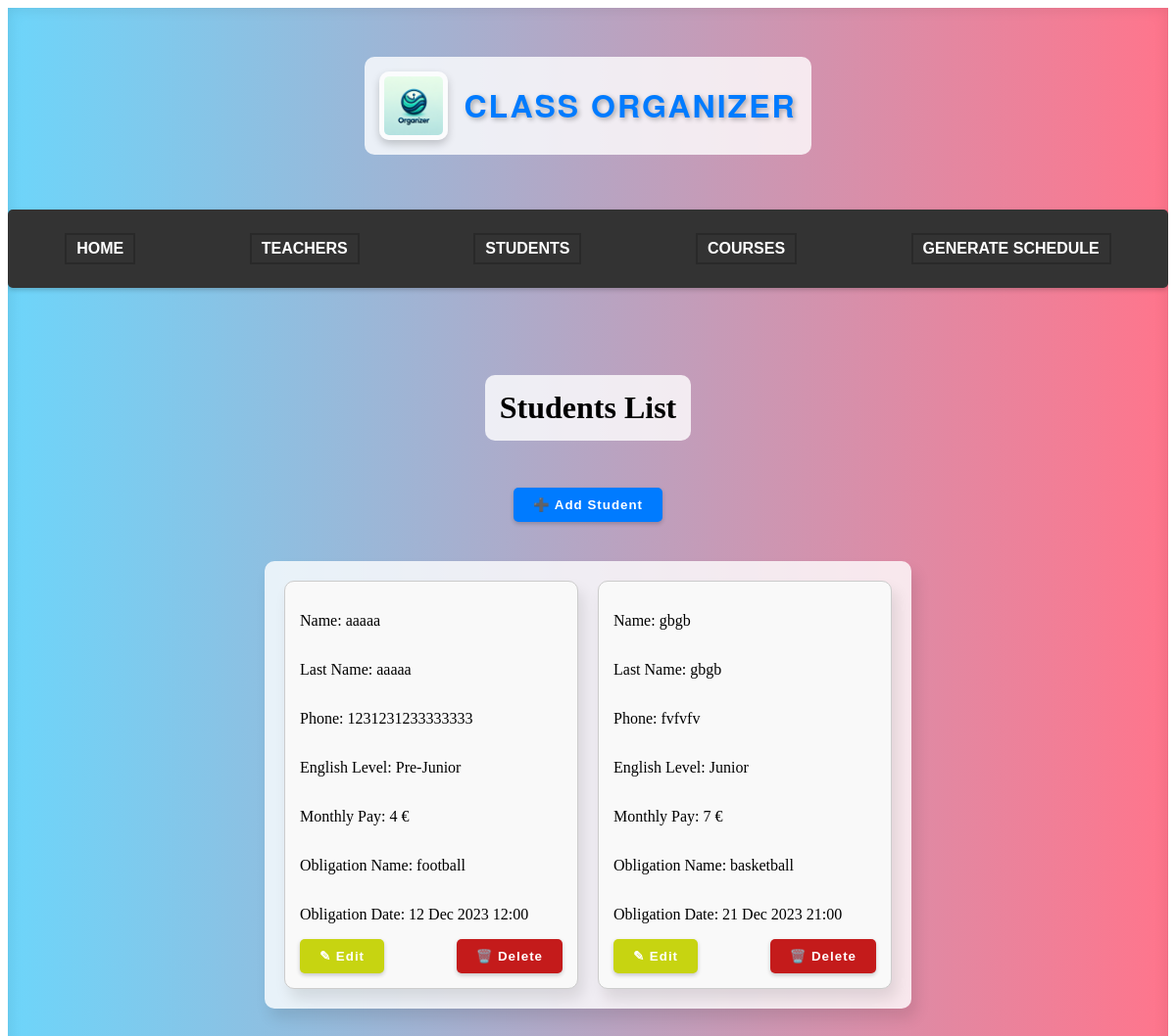
The app's page /classapp/student/, older data.
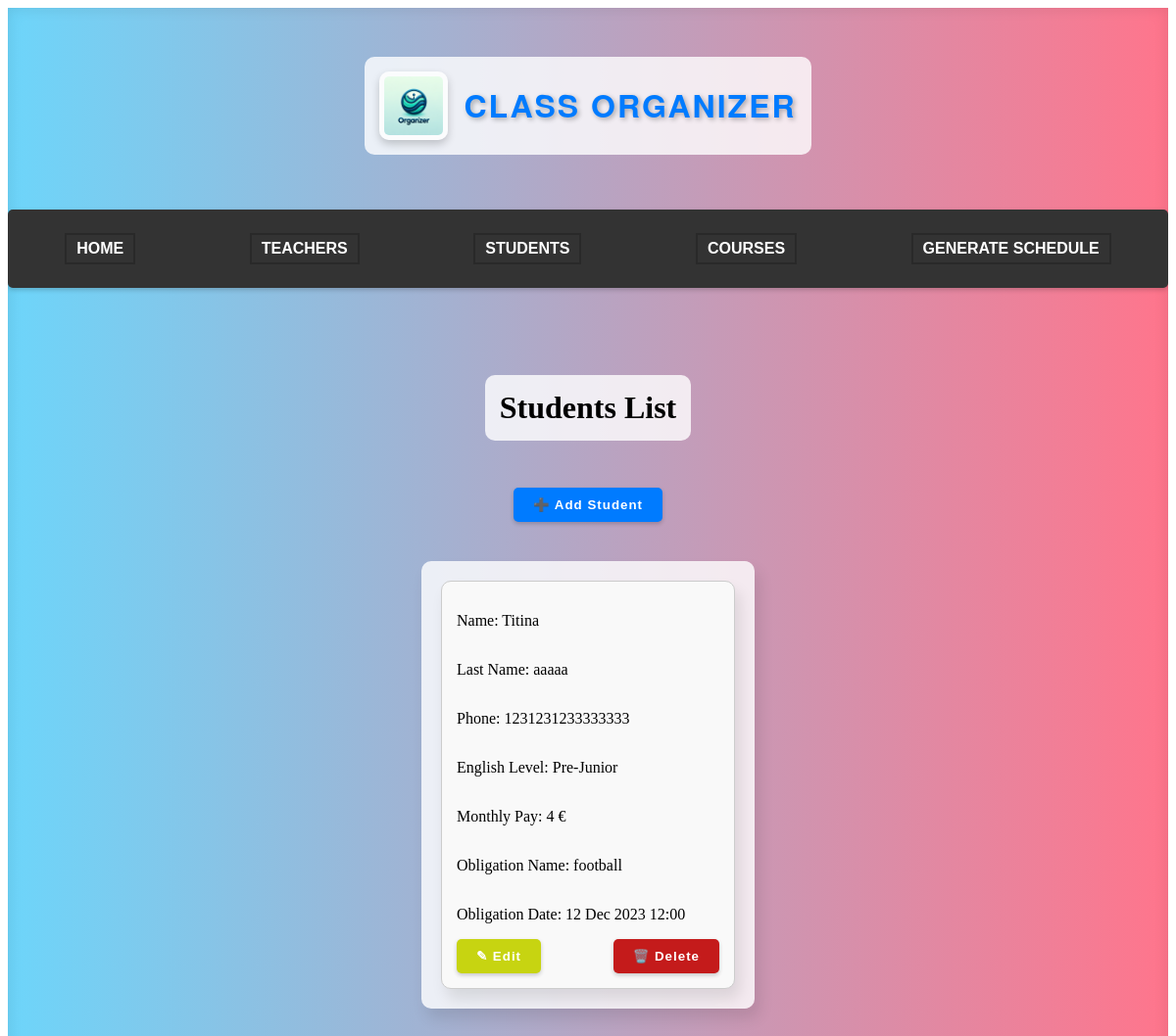
The same page, newer data.
### classapp/models.py (models this page shows)
class Student(models.Model):
    student_id = models.AutoField(primary_key=True)  # primary key
    name = models.CharField(max_length=50)
    last_name = models.CharField(max_length=50)
    phone = models.CharField(max_length=255, null=True, blank=True)
    english_level = models.CharField(max_length=50, default=' ')
    obligation_name = models.CharField(max_length=50, default=' ')
    obligation_datetime = models.DateTimeField(null=True, blank=True)
    monthly_pay = models.CharField(max_length=50, default=' ')
    courses = models.ManyToManyField('Course', through='Enrollment')
    objects = StudentModelManager()

### classapp/views.py (the view, shortened to what this page needs)
# urls.py: path('student/', views.student, name='student'),
def student(request):
    data = Student.objects.all()
    context = {'data': data}
    return render(request, 'student.html', context)

### classapp/templates/student.html (shortened to what this page needs)
<!DOCTYPE html>
<html lang="en">
<head>
    {% load static %}
    <link rel="stylesheet" href="{% static 'style.css' %}">
</head>
<body>
    <div class="main-container">
        <header>
            <img src="{% static 'classorganizerlogo.png' %}" alt="Logo" class="logo">
            <h1 class="siteTitle">Class Organizer</h1>
        </header>
        <nav class="navbar">
            <ul class="navbar-nav">
                <li class="nav-item"><a href="{% url 'home' %}">Home</a></li>
                <li class="nav-item"><a href="{% url 'teacher' %}">Teachers</a></li>
                <li class="nav-item"><a href="{% url 'student' %}">Students</a></li>
                <li class="nav-item"><a href="{% url 'course' %}">Courses</a></li>
                <li class="nav-item"><a href="{% url 'schedule' %}">Generate Schedule</a></li>
            </ul>
        </nav>
        <h1>Students List</h1>
        <button class="add_students_btn" type="submit" onclick="window.location.href='addstudent/'">➕ Add Student</button>
        <div class="students-container">
            {% for student in data %}
            <div class="student-box">
                <p>Name: {{ student.name }}</p>
                <p>Last Name: {{ student.last_name }}</p>
                <p>Phone: {{ student.phone }}</p>
                <p>English Level: {{ student.english_level }}</p>
                <p>Monthly Pay: {{ student.monthly_pay }} &euro;</p>
                <p>Obligation Name: {{ student.obligation_name }}</p>
                <p>Obligation Date: {{ student.obligation_datetime|date:"d M Y H:i" }}</p>
                <div class="button-container">
                          <form action="{% url 'editstudent' %}" method="GET">
                            <button class="edit_student_btn" name="edit_btn" value="True" type="submit">✎ Edit</button>
                          </form>
                          <form action="{% url 'editstudent' %}" method="GET">
                            <button class="delete_student_btn" name="delete_btn" value="True" type="submit" >🗑️ Delete</button>
                          </form>
                </div>
            </div>
            {% endfor %}
        </div>
    </div>
</body>
</html>

Row changes from the older to the newer data that the page shows:
removed Student: name "gbgb", last_name "gbgb", phone "fvfvfv", english_level "Junior", monthly_pay "7", obligation_name "basketball", obligation_datetime "21 Dec 2023 21:00"
changed Student "aaaaa": name "aaaaa" → "Titina"
